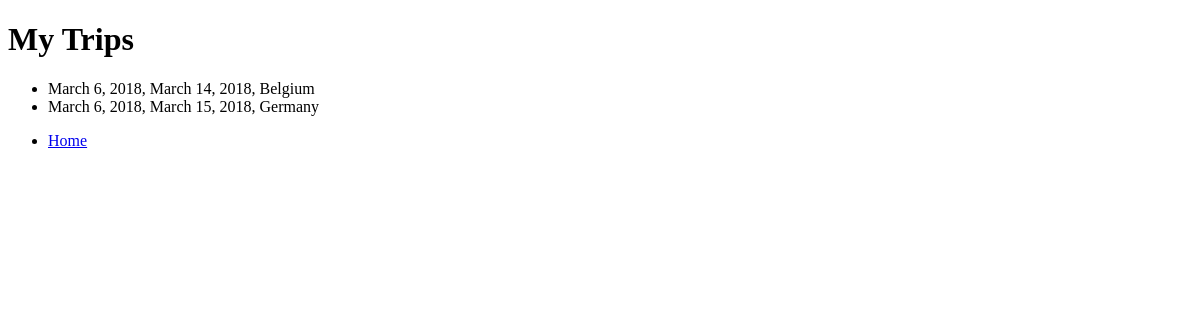
The page /app/trips/ (signed in) on the database as committed earlier.
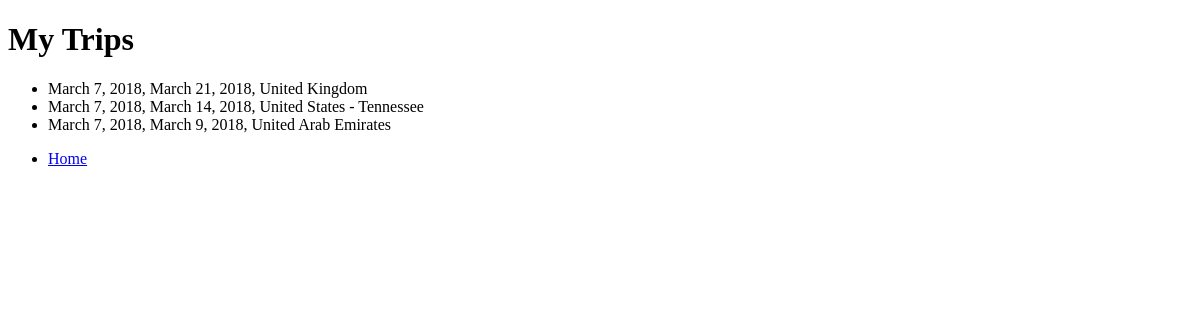
The same page on the database as committed later.
### app/models.py (models this page shows, shortened)
class Trip(models.Model):
	owner = models.ForeignKey(User,on_delete=models.CASCADE)
	tripID = models.AutoField(primary_key=True)
	startDate = models.DateField()
	endDate = models.DateField()
	public = models.BooleanField(default=False)
	destination = models.ForeignKey(Destination,on_delete=models.CASCADE)

class Destination(models.Model):
	name = models.CharField(max_length=85)
	longitude = models.FloatField()
	latitude = models.FloatField()
	def __str__(self): # For Python 2, use __unicode__ too
		return self.name

### app/views.py (the view)
@login_required
def trips(request):
	trips = Trip.objects.filter(owner__exact=request.user).order_by('startDate')
	context_dict = {'trips':trips}
	return render(request,'trips.html',context_dict)

### templates/trips.html (shortened to what this page needs)
<!DOCTYPE html>
<html lang="en">
<head>
</head>
<body>
    <h1>My Trips</h1>
    <div>
        {% if trips %}
        <ul>
            {% for trip in trips %}
               <li>{{ trip.startDate}}, {{trip.endDate}}, {{trip.destination }}</li>
            {% endfor %}
        </ul>
        {% else %}
            You have not added any trips yet, what are you waiting for? <br />
            <a href="{% url 'add_trip' %}">Add a New Trip</a>
        {% endif %}
    </div>
    <div>
        <ul>
            <li><a href="{% url 'home' %}">Home</a></li>
        </ul>
    </div>
</body>
</html>

Rows that differ between the two databases and show on the page:
removed Trip: startDate "March 6, 2018", endDate "March 14, 2018", destination "Belgium"
removed Trip: startDate "March 6, 2018", endDate "March 15, 2018", destination "Germany"
added Trip: startDate "March 7, 2018", endDate "March 21, 2018", destination "United Kingdom"
added Trip: startDate "March 7, 2018", endDate "March 14, 2018", destination "United States - Tennessee"
added Trip: startDate "March 7, 2018", endDate "March 9, 2018", destination "United Arab Emirates"
